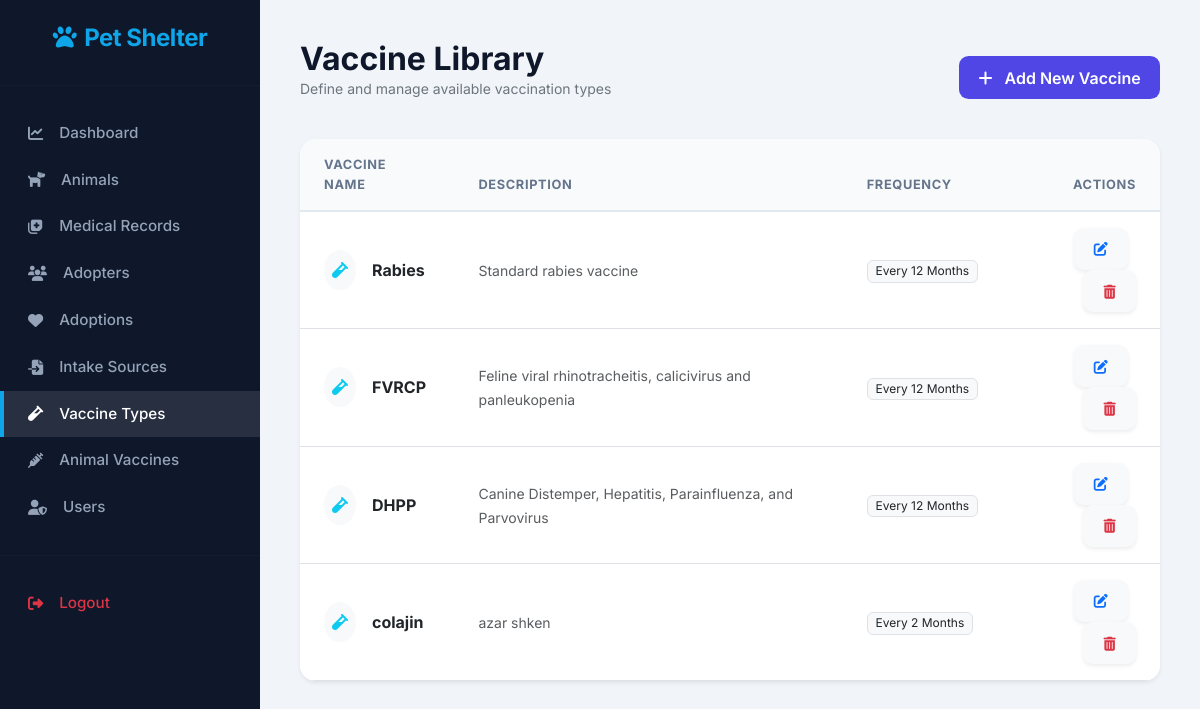
/vaccination_type.php (signed in), run on the app's committed database.
### tables this page shows
CREATE TABLE `vaccination_types` (
  `vtype_id` int(11) NOT NULL,
  `vaccine_name` varchar(100) NOT NULL,
  `description` text DEFAULT NULL,
  `frequency_months` int(11) DEFAULT NULL
);

### vaccination_type.php (the view, shortened to what this page needs)
<?php
include 'connect.php';
$result = mysqli_query($connection,"SELECT * From vaccination_types");
?>
<!DOCTYPE html>
<html lang="en">
<head>
    <link href="https://cdn.jsdelivr.net/npm/bootstrap@5.3.0/dist/css/bootstrap.min.css" rel="stylesheet">
    <link rel="stylesheet" href="https://cdnjs.cloudflare.com/ajax/libs/font-awesome/6.4.0/css/all.min.css">
    <link rel="stylesheet" href="style.css">
</head>
<body>
    <?php include "sidebar.php"; ?>
    <div class="main-content">
        <div class="d-flex justify-content-between align-items-center mb-4">
            <div>
                <h2 class="fw-bold mb-0">Vaccine Library</h2>
                <p class="text-secondary small">Define and manage available vaccination types</p>
            </div>
            <a href="add_vaccines.php" class="btn btn-primary"><i class="fas fa-plus me-2"></i> Add New Vaccine</a>
        </div>
        <div class="card shadow-sm border-0">
            <div class="table-responsive">
                <table class="table table-hover align-middle mb-0">
                    <thead>
                        <tr>
                            <th>Vaccine Name</th>
                            <th>Description</th>
                            <th>Frequency</th>
                            <th class="text-end">Actions</th>
                        </tr>
                    </thead>
                    <tbody>
                        <?php while($array = mysqli_fetch_assoc($result)): ?>
                        <tr>
                            <td>
                                <div class="d-flex align-items-center">
                                    <div class="bg-light p-2 rounded-circle me-3 text-info">
                                        <i class="fas fa-vial"></i>
                                    </div>
                                    <div class="fw-bold"><?php echo $array['vaccine_name']; ?></div>
                                </div>
                            </td>
                            <td><span class="text-muted small"><?php echo $array['description']; ?></span></td>
                            <td><span class="badge bg-light text-dark fw-normal border">Every <?php echo $array['frequency_months']; ?> Months</span></td>
                            <td class="text-end">
                                <a href="edit_vaccine_type.php?id=<?php echo $array['vtype_id']; ?>" class="btn btn-light btn-sm text-primary me-2 shadow-sm">
                                    <i class="fas fa-edit"></i>
                                </a>
                                <a href="deletes.php?vid=<?php echo $array['vtype_id']; ?>" class="btn btn-light btn-sm text-danger shadow-sm" onclick="return confirm('Are you sure?')">
                                    <i class="fas fa-trash-alt"></i>
                                </a>
                            </td>
                        </tr>
                        <?php endwhile; ?>
                    </tbody>
                </table>
            </div>
        </div>
    </div>
</body>
</html>

### style.css (style rules this page uses)
:root { --primary: #4f46e5; --primary-hover: #4338ca; --secondary: #64748b; --dark: #0f172a; --light: #f8fafc; --success: #10b981; --danger: #ef4444; --warning: #f59e0b; --info: #0ea5e9; --sidebar-width: 260px; --card-shadow: 0 10px 15px -3px rgba(0, 0, 0, 0.1), 0 4px 6px -2px rgba(0, 0, 0, 0.05); --glass-bg: rgba(255, 255, 255, 0.9); }
body { font-family: 'Inter', sans-serif; background-color: #f1f5f9; color: var(--dark); margin: 0; }
.main-content { margin-left: var(--sidebar-width); padding: 2.5rem; min-height: 100vh; }
.card { border: none; border-radius: 1rem; box-shadow: var(--card-shadow); transition: transform 0.2s; overflow: hidden; }
.btn { border-radius: 0.6rem; padding: 0.6rem 1.2rem; font-weight: 600; transition: all 0.2s; }
.btn-primary { background: var(--primary); border: none; }
.table { margin-bottom: 0; }
.table thead th { background: #f8fafc; border-bottom: 2px solid #e2e8f0; color: #64748b; font-size: 0.8rem; text-transform: uppercase; letter-spacing: 0.05em; padding: 1rem 1.5rem; }
.table tbody td { padding: 1rem 1.5rem; vertical-align: middle; }

### data on the page
vaccination_types: vaccine_name "Rabies", description "Standard rabies vaccine", frequency_months "12"
vaccination_types: vaccine_name "FVRCP", description "Feline viral rhinotracheitis, calicivirus and panleukopenia", frequency_months "12"
vaccination_types: vaccine_name "DHPP", description "Canine Distemper, Hepatitis, Parainfluenza, and Parvovirus", frequency_months "12"
vaccination_types: vaccine_name "colajin", description "azar shken", frequency_months "2"
